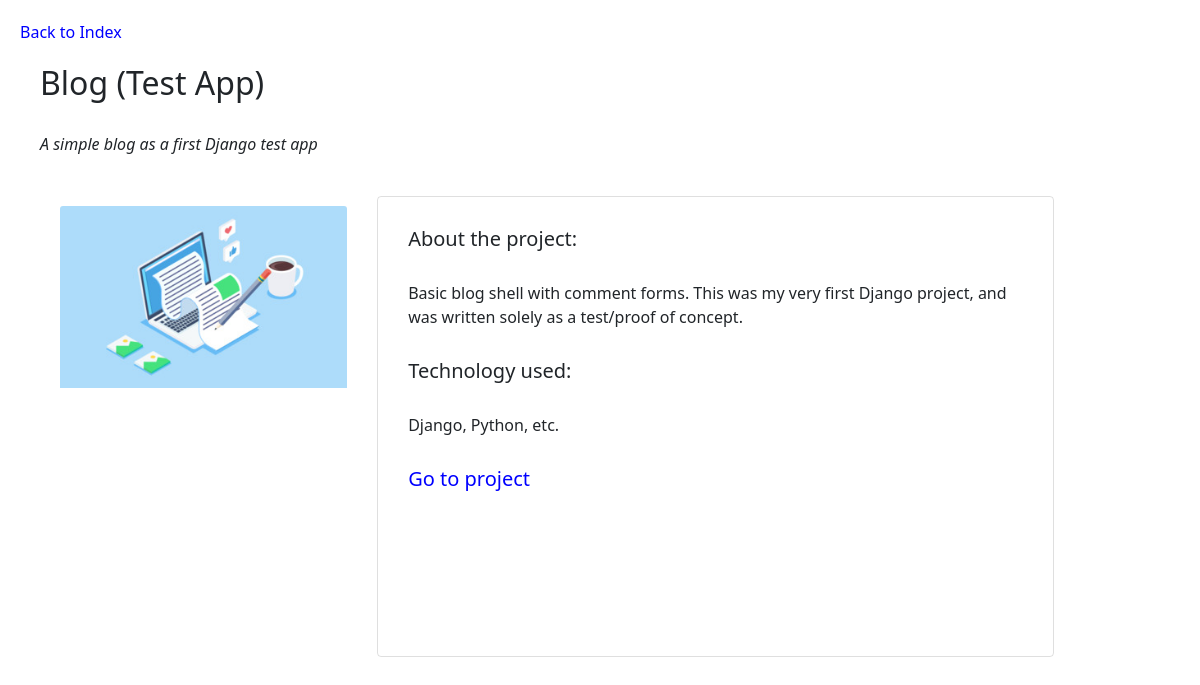
Page /projectGallery/1/ on the committed database.
### projectGallery/models.py (models this page shows)
class Project(models.Model):
    title = models.CharField(max_length=100)
    summary = models.CharField(max_length=100)
    description = models.TextField(blank=True, null=True)
    technology = models.CharField(max_length=20, blank=True, null=True)
    image = models.ImageField(upload_to='projectGallery/uploads/', blank=True, null=True)
    url = models.CharField(max_length=100, blank=True, null=True)

### projectGallery/views.py (the view)
# urls.py: path("<int:pk>/", views.project_detail, name="project_detail"),
def project_detail(request, pk):
    project = Project.objects.get(pk=pk)
    context = {
        "breakpoints": settings.IMAGE_BREAKPOINTS,
        'project': project
    }
    return render(request, 'project_detail.html', context)

### projectGallery/templates/project_detail.html
{% extends "project_base.html" %}
{% load thumbnail %}
{% load static %}
{% block page_content %}
<a href="{% url 'project_index' %}">Back to Index</a>
<h1 class="normal">{{ project.title }}</h1>
<p class="normal"><i>{{ project.summary }}</i></p>
<div class="normal projectDetailContainer">
	<div class="normal projectDetailImage">
		<img src="{% thumbnail project.image '768' as im %}{{ im.url }}{% endthumbnail %}"
			srcset="
				{% for size in breakpoints %}
				{% thumbnail project.image size as thumb %}  {{ thumb.url }} {{ thumb.x }}w{% endthumbnail %},
				{% endfor %}
				"
			class="card-img-top"
			alt="{{project.title}}"/>
	</div>
	<div class="normal projectDetailBox">
		<h5 class="normal">About the project:</h5>
		<p class="normal">{{ project.description }}</p>
		<h5 class="normal">Technology used:</h5>
		<p class="normal">{{ project.technology }}</p>
		<h5 class="normal"><a href="{{ project.url }}">Go to project</a></h5>
	</div>
</div>
{% endblock %}

### static/base.css (style rules this page uses)
div { display: block; }
h1, h2, h3, h4, h5, h6 { margin-top: 0; margin-bottom: .5rem; }
h1 { display: block; font-size: 2em; margin-block-start: 0.67em; margin-block-end: 0.67em; margin-inline-start: 0px; margin-inline-end: 0px; font-weight: bold; }
.h1, .h2, .h3, .h4, .h5, .h6, h1, h2, h3, h4, h5, h6 { margin-bottom: .5rem; font-family: inherit; font-weight: 500; line-height: 1.2; color: inherit; }
.card-img-top { width: 100%; border-top-left-radius: calc(.25rem - 1px); border-top-right-radius: calc(.25rem - 1px); }
img { vertical-align: middle; border-style: none; }
a { text-decoration: none; background-color: transparent; color: blue; }

### static/projectGallery/projectGallery.css (style rules this page uses)
.normal { margin: 10px; padding: 10px; }
.projectDetailContainer { display:flex; width:90%; }
.projectDetailBox { flex:1; border:1px solid rgba(0,0,0,.125); border-radius:0.25rem; }
.projectDetailImage { flex:1; max-width:30%; height: auto !important; aspect-ratio: 8/12 !important; }

### rows in the picture
Project: title "Blog (Test App)", summary "A simple blog as a first Django test app", image (picture), description "Basic blog shell with comment forms. This was my very first Django project, and was written solely as a test/proof of concept.", technology "Django, Python, etc."
